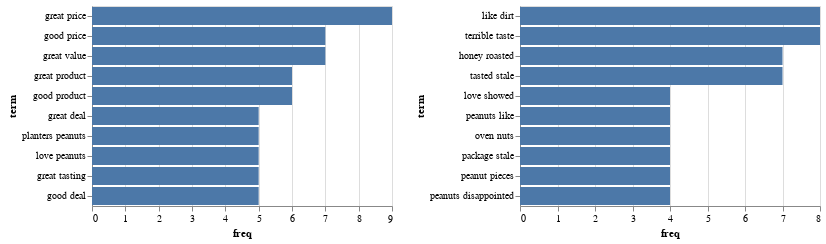

The code cell stored with this chart in its notebook:
### Markdown cell above
#### Q12:
---

### Code cell
top_pos_terms = pos_df.sort_values(by='freq', ascending=False).head(10)[["index", "freq"]]
top_neg_terms = neg_df.sort_values(by='freq', ascending=False).head(10)[["index", "freq"]]

top_pos_terms = top_pos_terms.rename(columns={'index':'term'})
top_neg_terms = top_neg_terms.rename(columns={'index':'term'})

chart_pos = alt.Chart(top_pos_terms).mark_bar().encode(
    y=alt.Y('term:N', sort='-x'),
    x='freq:Q'
)

chart_neg = alt.Chart(top_neg_terms).mark_bar().encode(
    y=alt.Y('term:N', sort='-x'),
    x='freq:Q'
)

combined_chart = chart_pos | chart_neg

combined_chart

### Figure 1 — Vega-Lite specification as saved in the notebook (floating-point values rounded to 4 significant figures)
{"config": {"view": {"continuousWidth": 300, "continuousHeight": 300}}, "hconcat": [{"data": {"name": "data-b70b4225b74f180234b9268f9da92296"}, "mark": {"type": "bar"}, "encoding": {"x": {"field": "freq", "type": "quantitative"}, "y": {"field": "term", "sort": "-x", "type": "nominal"}}}, {"data": {"name": "data-0c584c20147cb255f9a51d4c0006c710"}, "mark": {"type": "bar"}, "encoding": {"x": {"field": "freq", "type": "quantitative"}, "y": {"field": "term", "sort": "-x", "type": "nominal"}}}], "$schema": "https://vega.github.io/schema/vega-lite/v5.8.0.json", "datasets": {"data-b70b4225b74f180234b9268f9da92296": [{"term": "great price", "freq": 9}, {"term": "good price", "freq": 7}, {"term": "great value", "freq": 7}, {"term": "great product", "freq": 6}, {"term": "good product", "freq": 6}, {"term": "great deal", "freq": 5}, {"term": "planters peanuts", "freq": 5}, {"term": "love peanuts", "freq": 5}, {"term": "great tasting", "freq": 5}, {"term": "good deal", "freq": 5}], "data-0c584c20147cb255f9a51d4c0006c710": [{"term": "like dirt", "freq": 8}, {"term": "terrible taste", "freq": 8}, {"term": "honey roasted", "freq": 7}, {"term": "tasted stale", "freq": 7}, {"term": "love showed", "freq": 4}, {"term": "peanuts like", "freq": 4}, {"term": "oven nuts", "freq": 4}, {"term": "package stale", "freq": 4}, {"term": "peanut pieces", "freq": 4}, {"term": "peanuts disappointed", "freq": 4}]}}
